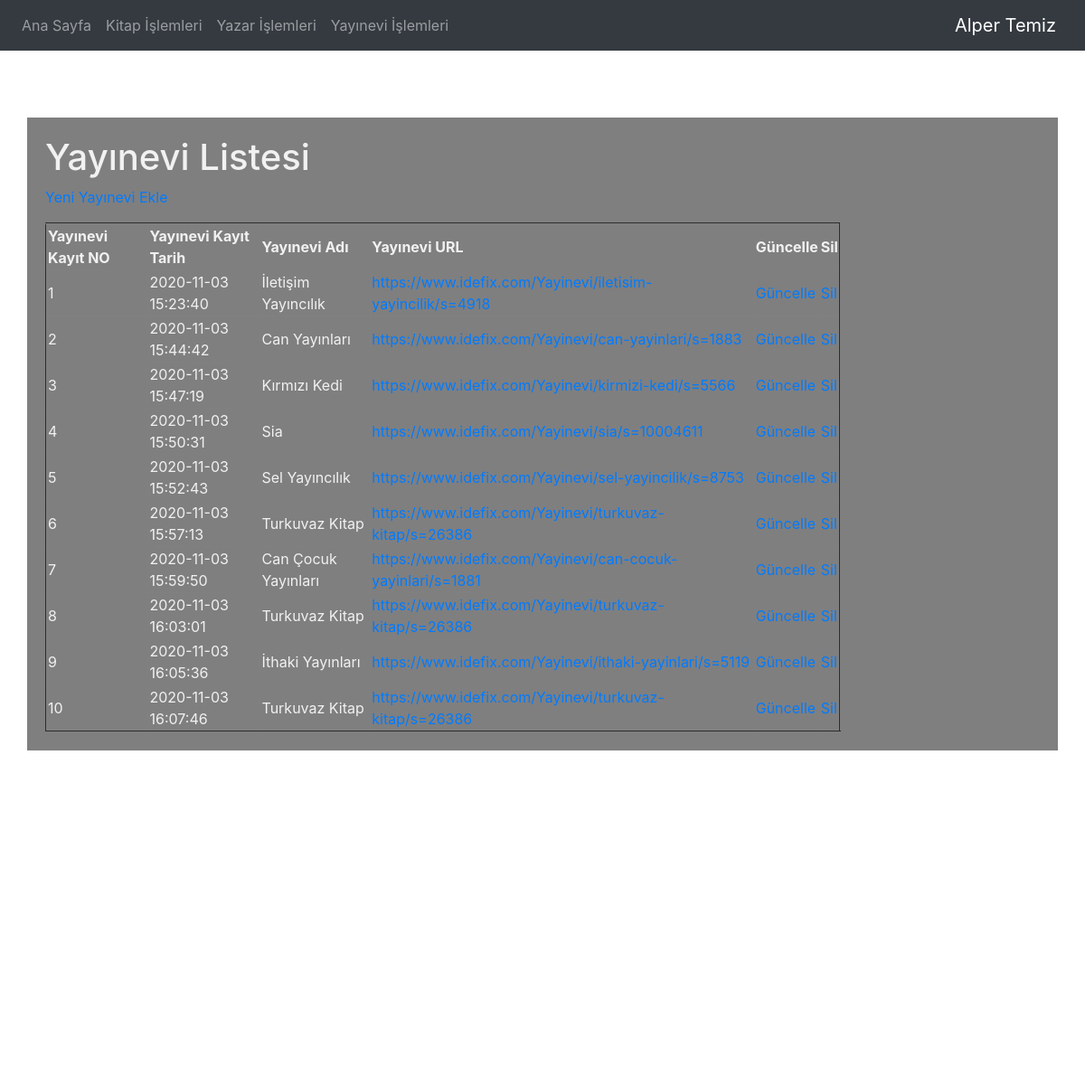
The page /alpertemiz_final/yayinevi.php on the database its author committed.
### alpertemiz_final/yayinevi.php (the view, shortened to what this page needs)
<?php
require_once("baglanti.php");
$sorgu = mysqli_query($baglanti, "SELECT * FROM yayınevi");
?>
<!DOCTYPE html>
<html lang="tr"><head><meta http-equiv="Content-Type" content="text/html; charset=UTF-8">
<link href="bootstrap.min.css" rel="stylesheet">
    <link href="./katalog_files/navbar-top.css" rel="stylesheet">
  </head>
  <body>
      <video autoplay muted loop id="myVideo">
  <source src="kaptan.mp4" type="video/mp4">
</video>
    <nav class="navbar navbar-expand-md navbar-dark bg-dark mb-4">
  <div class="collapse navbar-collapse" id="navbarCollapse">
    <ul class="navbar-nav mr-auto">
      <li class="nav-item">
        <a class="nav-link" href="index.php">Ana Sayfa </a>
      </li>
      <li class="nav-item">
        <a class="nav-link" href="kitap.php">Kitap İşlemleri</a>
      </li>
      <li class="nav-item">
        <a class="nav-link" href="yazar.php">Yazar İşlemleri</a>
      </li>
      <li class="nav-item">
        <a class="nav-link" href="yayinevi.php">Yayınevi İşlemleri</a>
      </li>
    </ul>
    <form class="form-inline mt-2 mt-md-0">
        <a class="navbar-brand" href="https://www.instagram.com/meteeozcan/?hl=tr">Alper Temiz</a>
    </form>
  </div>
</nav>
<main role="main" class="container">
   <h1>Yayınevi Listesi</h1>
        <p><a href="yayinevi_ekle.php">Yeni Yayınevi Ekle</a></p>
        <?php
            echo("<table border=2 width=80%>");
                echo("<tr>");
                    echo("<td><b>Yayınevi Kayıt NO</b></td>");
                    echo("<td><b>Yayınevi Kayıt Tarih</b></td>");
                    echo("<td><b>Yayınevi Adı</b></td>");
                    echo("<td><b>Yayınevi URL</b></td>");
                    echo("<td><b>Güncelle</b></td>");
                    echo("<td><b>Sil</b></td>");
                echo("</tr>");
            while($satir = mysqli_fetch_assoc($sorgu)){
                echo("<tr>");
                echo("<td>".$satir["yayineviKayitNo"]."</td>");
                echo("<td>".$satir["yayineviKayitTarih"]."</td>");
                echo("<td>".$satir["yayineviAdi"]."</td>");
                echo("<td><a href=".$satir['yayineviURL']."target='_blank'>".$satir["yayineviURL"]."</a></td>");
                echo("<td><a href='yayineviguncellenecek.php?yayineviKayitNo=".$satir["yayineviKayitNo"]."'>Güncelle</a></td>");
                echo("<td><a href='yayinevisil.php?yayineviKayitNo=".$satir["yayineviKayitNo"]."'>Sil</a></td>");
                echo("</tr>");
            }
            echo("</table>");
        ?>
</main>
</body></html>

### alpertemiz_final/navbar-top.css (style rules this page uses)
body { min-height: 75rem; }

### alpertemiz_final/yayinevi.php (style rules this page uses)
.container { background: rgba(0, 0, 0, 0.5); color: #f1f1f1; position: relative; padding: 20px; width: 100%; margin: auto; top: 50px; min-height: 70%; }
#myVideo { position: fixed; right: 0; bottom: 0; min-width: 100%; min-height: 100%; }

### rows shown on the page
yayınevi: yayineviKayitNo "1", yayineviKayitTarih "2020-11-03 15:23:40", yayineviAdi "İletişim Yayıncılık", yayineviURL "https://www.idefix.com/Yayinevi/iletisim-yayincilik/s=4918"
yayınevi: yayineviKayitNo "2", yayineviKayitTarih "2020-11-03 15:44:42", yayineviAdi "Can Yayınları", yayineviURL "https://www.idefix.com/Yayinevi/can-yayinlari/s=1883"
yayınevi: yayineviKayitNo "3", yayineviKayitTarih "2020-11-03 15:47:19", yayineviAdi "Kırmızı Kedi", yayineviURL "https://www.idefix.com/Yayinevi/kirmizi-kedi/s=5566"
yayınevi: yayineviKayitNo "4", yayineviKayitTarih "2020-11-03 15:50:31", yayineviAdi "Sia", yayineviURL "https://www.idefix.com/Yayinevi/sia/s=10004611"
yayınevi: yayineviKayitNo "5", yayineviKayitTarih "2020-11-03 15:52:43", yayineviAdi "Sel Yayıncılık", yayineviURL "https://www.idefix.com/Yayinevi/sel-yayincilik/s=8753"
yayınevi: yayineviKayitNo "6", yayineviKayitTarih "2020-11-03 15:57:13", yayineviAdi "Turkuvaz Kitap", yayineviURL "https://www.idefix.com/Yayinevi/turkuvaz-kitap/s=26386"
yayınevi: yayineviKayitNo "7", yayineviKayitTarih "2020-11-03 15:59:50", yayineviAdi "Can Çocuk Yayınları", yayineviURL "https://www.idefix.com/Yayinevi/can-cocuk-yayinlari/s=1881"
yayınevi: yayineviKayitNo "8", yayineviKayitTarih "2020-11-03 16:03:01", yayineviAdi "Turkuvaz Kitap", yayineviURL "https://www.idefix.com/Yayinevi/turkuvaz-kitap/s=26386"
yayınevi: yayineviKayitNo "9", yayineviKayitTarih "2020-11-03 16:05:36", yayineviAdi "İthaki Yayınları", yayineviURL "https://www.idefix.com/Yayinevi/ithaki-yayinlari/s=5119"
yayınevi: yayineviKayitNo "10", yayineviKayitTarih "2020-11-03 16:07:46", yayineviAdi "Turkuvaz Kitap", yayineviURL "https://www.idefix.com/Yayinevi/turkuvaz-kitap/s=26386"
